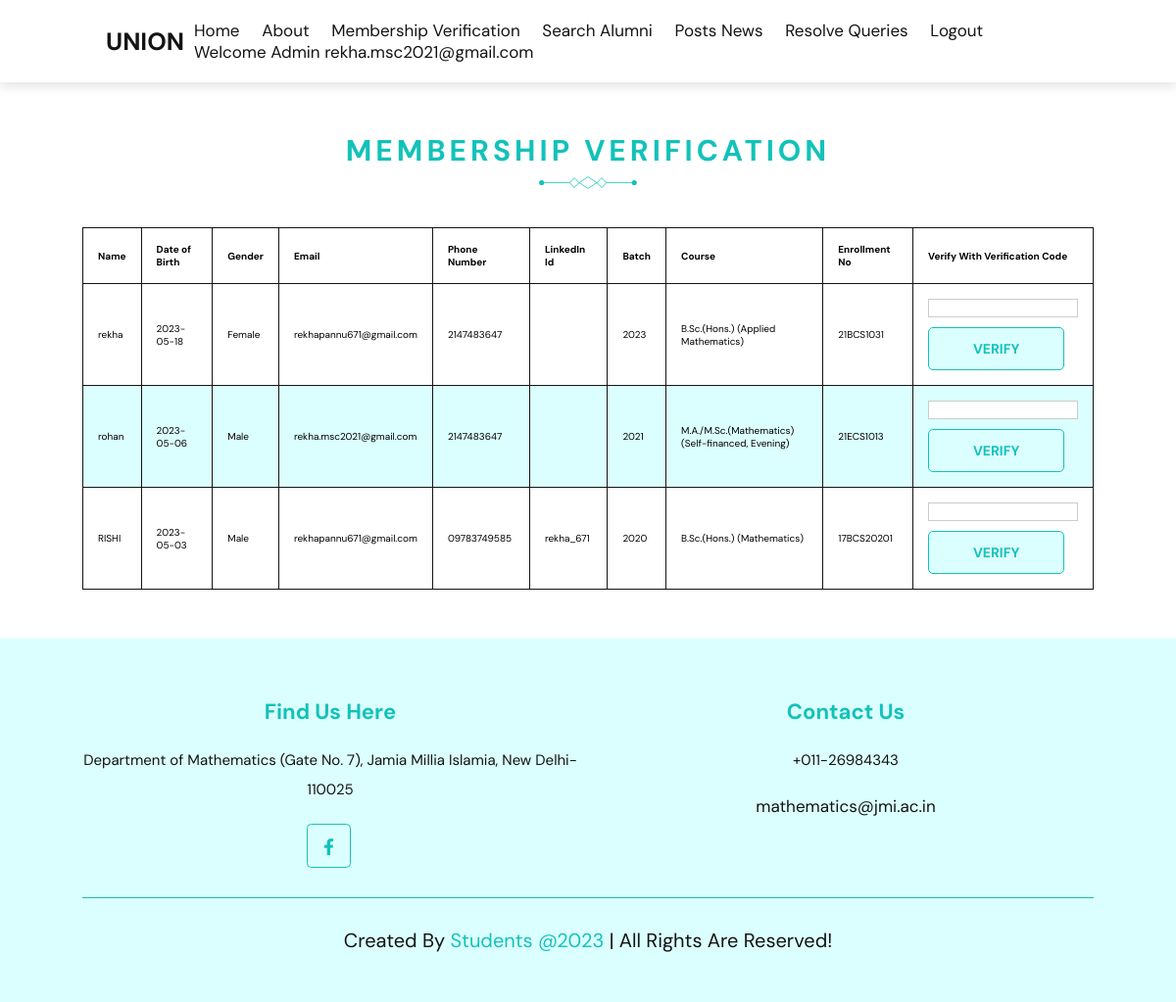
Page /verify.php (signed in) on the committed database.
### tables this page shows
CREATE TABLE `membership` (
  `id` int(11) NOT NULL,
  `name` varchar(50) NOT NULL,
  `dob` date NOT NULL,
  `gender` varchar(10) NOT NULL,
  `email` varchar(100) NOT NULL,
  `phone` varchar(12) NOT NULL,
  `linkedin_id` varchar(100) NOT NULL,
  `batch` varchar(20) NOT NULL,
  `course` varchar(50) NOT NULL,
  `enrollment_no` varchar(50) NOT NULL,
  `photo` blob NOT NULL,
  `marksheet` longblob NOT NULL,
  `occupation` varchar(50) NOT NULL,
  `organization` varchar(50) NOT NULL,
  `designation` varchar(50) NOT NULL,
  `employment_id` varchar(50) NOT NULL,
  `country` varchar(50) NOT NULL,
  `city` varchar(50) NOT NULL,
  `currentdatetime` datetime NOT NULL,
  `verified` int(1) DEFAULT 0,
  `verification_code` int(11) NOT NULL
);

### verify.php (the view, shortened to what this page needs)
<?php
require_once "config.php";
$sql = "SELECT * FROM membership WHERE verified = 0";
$result = $conn->query($sql);
?>
<!DOCTYPE html>
<html lang="en">
<head>
    <link rel="stylesheet" href="https://cdnjs.cloudflare.com/ajax/libs/font-awesome/5.15.4/css/all.min.css">
    <link rel="stylesheet" href="https://unpkg.com/swiper/swiper-bundle.min.css" />
    <link rel="stylesheet" href="css/style.css">
</head>
<body>
    <header class="header">
        <a href="admin.php" class="logo">UNION </a>
        <nav class="navbar">
            <a href="admin.php" class="hover-underline">Home</a>
            <a href="about_admin.php" class="hover-underline">About</a>
			<?php if (isset($_SESSION['username'])) { ?>
                <a href="verify.php" class="hover-underline">Membership Verification</a>
                <a href="search_alumni.php" class="hover-underline">Search Alumni</a>
                <a href="#" class="hover-underline">Posts News</a>
                <a href="#" class="hover-underline">Resolve Queries</a>
            <?php } ?>
            <?php if (isset($_SESSION['username'])) { ?>
                <a href="logout.php" class="hover-underline">Logout</a>
            <?php } else { ?>
                <a href="register.php" class=hover-underline">Register</a>
                <a href="login.php" class="hover-underline">Login</a>
            <?php } ?>
			<a class="nav-link" href="#"><?php echo "Welcome Admin ". $_SESSION['username']?></a>
        </nav>
    </header>
    <section class="verify" id="verify">
        <h1 class="heading">Membership Verification</h1>
        <table style="width:100%">
            <thead>
                <tr>
                    <th>Name</th>
                    <th>Date of Birth</th>
                    <th>Gender</th>
                    <th>Email</th>
                    <th>Phone Number</th>
                    <th>LinkedIn Id</th>
                    <th>Batch</th>
                    <th>Course</th>
                    <th>Enrollment No</th>
                    <th>Verify With Verification Code</th>
                </tr>
            </thead>
            <tbody>
                <?php
                while ($row = $result->fetch_assoc()) {
                    echo "<tr>";
                    echo "<td>" . $row["name"] . "</td>";
                    echo "<td>" . $row["dob"] . "</td>";
                    echo "<td>" . $row["gender"] . "</td>";
                    echo "<td>" . $row["email"] . "</td>";
                    echo "<td>" . $row["phone"] . "</td>";
                    echo "<td>" . $row["linkedin_id"] . "</td>";
                    echo "<td>" . $row["batch"] . "</td>";
                    echo "<td>" . $row["course"] . "</td>";
                    echo "<td>" . $row["enrollment_no"] . "</td>";
                    echo "<td>";
                    echo "<form method='post'>";
                    echo "<input type='text' name='verification_code' id='verification_code' style='border: 1px solid #ccc;'>";
                    echo "<br>";
                    echo '<button type="submit" class="btn"><span class="text text-1">verify</span><span class="text text-2" aria-hidden="true">verify</span></button>';
                    echo "</form>";
                    echo "</td>";
                    echo "</tr>";
                }
                ?>
            </tbody>
        </table>
    </section>
    <section class="footer">
    <div class="box-container">
        <div class="box">
            <h3>Find Us Here</h3>
            <p>Department of Mathematics (Gate No. 7), Jamia Millia Islamia, New Delhi-110025</p>
            <div class="share">
                <a href="https://www.facebook.com/srkmaths.jmi/" class="fab fa-facebook-f"></a>
            </div>
        </div>
        <div class="box">
            <h3>Contact Us</h3>
            <p>+011-26984343</p>
            <a href="mailto:mathematics@jmi.ac.in" class="link">mathematics@jmi.ac.in</a>
        </div>
    </div>
    <div class="credit">Created By <span> Students @2023 </span>| All Rights Are Reserved!</div>
    </section>
  </body>
</html>

### css/style.css (style rules this page uses)
:root { --primary-color: #12c2b9; --secondary: #dbfffe; --black: #141414; --white: #fff; --box-shadow: 0 .5rem 1rem rgba(0, 0, 0, 0.1); }
* { font-family: 'DM Sans', sans-serif; margin: 0; padding: 0; box-sizing: border-box; outline: none; border: none; text-decoration: none; transition: all .2s linear; }
html { font-size: 62.5%; overflow-x: hidden; scroll-padding-top: 9rem; scroll-behavior: smooth; }
section { padding: 5rem 7%; }
.heading { position: relative; color: var(--primary-color); font-size: 3rem; font-weight: 700; text-transform: uppercase; letter-spacing: .4rem; text-align: center; margin-bottom: 3rem; }
.heading::after { content: url('../images/separator.svg'); display: block; width: 10rem; margin-inline: auto; margin-top: -1rem; }
.btn { position: relative; display: inline-block; margin-top: 1rem; color: var(--primary-color); font-size: 1.4rem; font-weight: 700; text-transform: uppercase; max-width: max-content; border: .1rem solid var(--primary-color); background: var(--secondary); padding: 1.2rem 4.5rem; overflow: hidden; z-index: 1; border-radius: .5rem; }
.btn::before { content: ""; position: absolute; bottom: 100%; left: 50%; transform: translateX(-50%); width: 200%; height: 200%; border-radius: 50%; background-color: var(--primary-color); transition: 500ms ease; z-index: -1; }
.btn .text { transition: 250ms ease; }
.btn .text-2 { position: absolute; top: 100%; left: 50%; transform: translateX(-50%); min-width: max-content; color: var(--secondary); }
.header { position: relative; top: 0; left: 0; right: 0; z-index: 1000; background: var(--white); box-shadow: var(--box-shadow); display: flex; justify-content: space-between; align-items: center; padding: 2rem 9%; }
.header .logo { font-size: 2.5rem; font-weight: bolder; color: var(--black); }
.header .navbar a { font-size: 1.7rem; color: var(--black); margin: 0 1rem; padding-block: 1rem; }
.header .navbar .hover-underline { position: relative; max-width: max-content; }
.header .navbar .hover-underline::after { content: ''; position: absolute; left: 0; bottom: 0; width: 100%; height: .5rem; border-block: .1rem solid var(--primary-color); transform: scaleX(0.2); opacity: 0; transition: 500ms ease; }
.footer { background: var(--secondary); text-align: center; }
.footer .box-container { display: grid; grid-template-columns: repeat(auto-fit, minmax(25rem, 1fr)); gap: 2rem; }
.footer .box-container .box h3 { font-size: 2.2rem; color: var(--primary-color); padding: 1rem 0; }
.footer .box-container .box p { font-size: 1.5rem; color: var(--black); line-height: 2; padding: 1rem 0; }
.footer .box-container .box .share { margin-top: 1rem; }
.footer .box-container .box .share a { height: 4.5rem; width: 4.5rem; line-height: 4.5rem; border-radius: 10%; font-size: 1.7rem; border: .1rem solid var(--primary-color); color: var(--primary-color); margin-right: .3rem; text-align: center; }
.footer .box-container .box .link { font-size: 1.7rem; line-height: 2; color: var(--black); padding: .5rem 0; display: block; }
.footer .credit { font-size: 2rem; margin-top: 3rem; padding-top: 3rem; text-align: center; color: var(--black); border-top: .1rem solid var(--primary-color); }
.footer .credit span { color: var(--primary-color); }

### verify.php (style rules this page uses)
table, td, th { border: 1.5px solid #141414; text-align: left; }
table { border-collapse: collapse; width: 100%; }
th, td { padding: 15px; }
tr:nth-child(even) { background-color: #dbfffe; }

### rows in the picture
membership: name "rekha", dob "2023-05-18", gender "Female", email "rekhapannu671@gmail.com", phone "2147483647", batch "2023", course "B.Sc.(Hons.) (Applied Mathematics)", enrollment_no "21BCS1031"
membership: name "rohan", dob "2023-05-06", gender "Male", email "rekha.msc2021@gmail.com", phone "2147483647", batch "2021", course "M.A./M.Sc.(Mathematics) (Self-financed, Evening)", enrollment_no "21ECS1013"
membership: name "RISHI", dob "2023-05-03", gender "Male", email "rekhapannu671@gmail.com", phone "09783749585", linkedin "rekha_671", batch "2020", course "B.Sc.(Hons.) (Mathematics)", enrollment_no "17BCS20201"

### other values in the picture
$_SESSION['username'] "rekha.msc2021@gmail.com"
